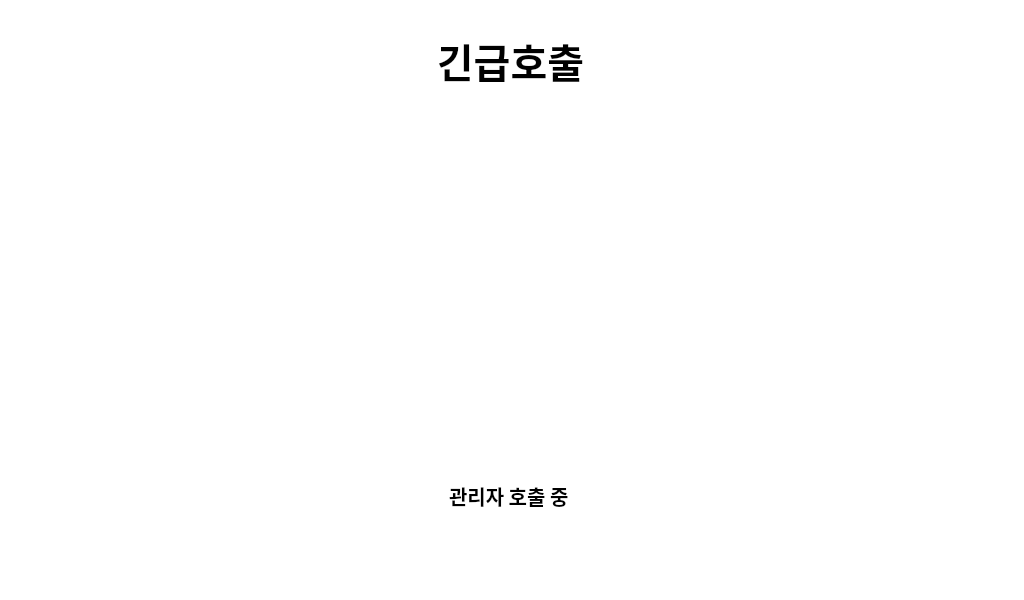
<?xml version="1.0" encoding="UTF-8"?>
<ui version="4.0">
 <class>MainWindow</class>
 <widget class="QMainWindow" name="MainWindow">
  <property name="geometry">
   <rect>
    <x>0</x>
    <y>0</y>
    <width>1024</width>
    <height>600</height>
   </rect>
  </property>
  <property name="sizePolicy">
   <sizepolicy hsizetype="Fixed" vsizetype="Fixed">
    <horstretch>0</horstretch>
    <verstretch>0</verstretch>
   </sizepolicy>
  </property>
  <property name="minimumSize">
   <size>
    <width>1024</width>
    <height>600</height>
   </size>
  </property>
  <property name="maximumSize">
   <size>
    <width>1024</width>
    <height>600</height>
   </size>
  </property>
  <property name="font">
   <font>
    <family>Malgun Gothic</family>
    <pointsize>10</pointsize>
    <weight>75</weight>
    <bold>true</bold>
   </font>
  </property>
  <property name="windowTitle">
   <string>MainWindow</string>
  </property>
  <property name="autoFillBackground">
   <bool>false</bool>
  </property>
  <property name="styleSheet">
   <string notr="true">background-color: white;</string>
  </property>
  <widget class="QWidget" name="centralwidget">
   <widget class="QWidget" name="horizontalLayoutWidget">
    <property name="geometry">
     <rect>
      <x>0</x>
      <y>0</y>
      <width>1021</width>
      <height>121</height>
     </rect>
    </property>
    <layout class="QHBoxLayout" name="layout_title">
     <item>
      <widget class="QLabel" name="title">
       <property name="font">
        <font>
         <family>Malgun Gothic</family>
         <pointsize>30</pointsize>
         <weight>75</weight>
         <bold>true</bold>
        </font>
       </property>
       <property name="styleSheet">
        <string notr="true">text-align: center;</string>
       </property>
       <property name="text">
        <string>긴급호출</string>
       </property>
       <property name="alignment">
        <set>Qt::AlignCenter</set>
       </property>
      </widget>
     </item>
    </layout>
   </widget>
   <widget class="QWidget" name="verticalLayoutWidget">
    <property name="geometry">
     <rect>
      <x>-1</x>
      <y>119</y>
      <width>1021</width>
      <height>402</height>
     </rect>
    </property>
    <layout class="QHBoxLayout" name="layout_contents">
     <item>
      <spacer name="horizontalSpacer">
       <property name="orientation">
        <enum>Qt::Horizontal</enum>
       </property>
       <property name="sizeType">
        <enum>QSizePolicy::Fixed</enum>
       </property>
       <property name="sizeHint" stdset="0">
        <size>
         <width>300</width>
         <height>20</height>
        </size>
       </property>
      </spacer>
     </item>
     <item>
      <layout class="QVBoxLayout" name="layout_contents_inside">
       <property name="sizeConstraint">
        <enum>QLayout::SetMinimumSize</enum>
       </property>
       <item>
        <widget class="QLabel" name="emr_light_img">
         <property name="sizePolicy">
          <sizepolicy hsizetype="Fixed" vsizetype="Fixed">
           <horstretch>0</horstretch>
           <verstretch>0</verstretch>
          </sizepolicy>
         </property>
         <property name="minimumSize">
          <size>
           <width>403</width>
           <height>345</height>
          </size>
         </property>
         <property name="layoutDirection">
          <enum>Qt::LeftToRight</enum>
         </property>
         <property name="styleSheet">
          <string notr="true">background: url(:/assets/assets/emr_light.png);
background-size: cover;</string>
         </property>
         <property name="text">
          <string/>
         </property>
        </widget>
       </item>
       <item alignment="Qt::AlignHCenter">
        <widget class="QLabel" name="emr_label">
         <property name="sizePolicy">
          <sizepolicy hsizetype="Preferred" vsizetype="Minimum">
           <horstretch>0</horstretch>
           <verstretch>0</verstretch>
          </sizepolicy>
         </property>
         <property name="font">
          <font>
           <family>Malgun Gothic</family>
           <pointsize>15</pointsize>
           <weight>75</weight>
           <bold>true</bold>
          </font>
         </property>
         <property name="styleSheet">
          <string notr="true">padding: 10px;</string>
         </property>
         <property name="text">
          <string>관리자 호출 중</string>
         </property>
        </widget>
       </item>
      </layout>
     </item>
     <item>
      <spacer name="horizontalSpacer_2">
       <property name="orientation">
        <enum>Qt::Horizontal</enum>
       </property>
       <property name="sizeType">
        <enum>QSizePolicy::Fixed</enum>
       </property>
       <property name="sizeHint" stdset="0">
        <size>
         <width>300</width>
         <height>20</height>
        </size>
       </property>
      </spacer>
     </item>
    </layout>
   </widget>
   <widget class="QWidget" name="horizontalLayoutWidget_2">
    <property name="geometry">
     <rect>
      <x>0</x>
      <y>519</y>
      <width>1021</width>
      <height>81</height>
     </rect>
    </property>
    <layout class="QHBoxLayout" name="layout_bottom"/>
   </widget>
  </widget>
 </widget>
 <resources>
  <include location="resource.qrc"/>
 </resources>
 <connections/>
</ui>
